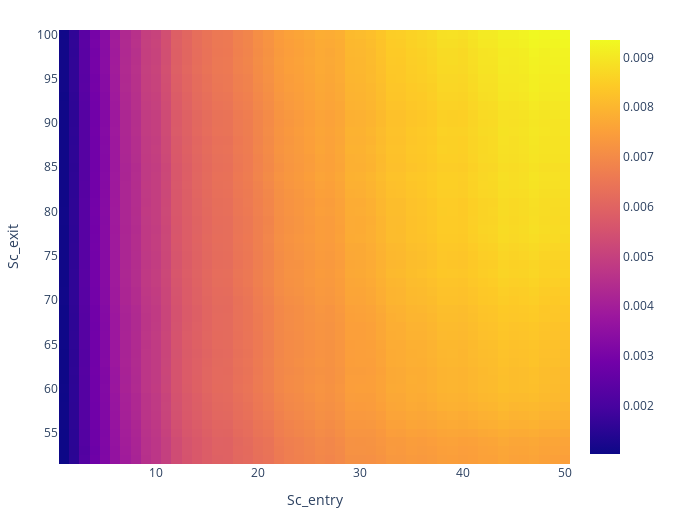

Notebook cell for this chart:
### Markdown cell above
# 挑越多股票越好

### Code cell
master = pd.concat(master_pf).groupby(["Sc_entry", "Sc_exit"]).mean()
fig = master.vbt.heatmap(
        x_level="Sc_entry",
        y_level="Sc_exit"
)

fig.show()

### Figure 1 — Plotly figure (JSON) as saved in the notebook; plotly's stock layout.template omitted (floating-point values rounded to 4 significant figures; data arrays with more than 128 entries replaced by an {"elided": "..."} marker saying what was removed)
{"data": [{"colorscale": [[0, "#0d0887"], [0.1111, "#46039f"], [0.2222, "#7201a8"], [0.3333, "#9c179e"], [0.4444, "#bd3786"], [0.5556, "#d8576b"], [0.6667, "#ed7953"], [0.7778, "#fb9f3a"], [0.8889, "#fdca26"], [1, "#f0f921"]], "hoverongaps": false, "hovertemplate": "Sc_entry: %{x}<br>Sc_exit: %{y}<br>value: %{z}<extra></extra>", "type": "heatmap", "uid": "1b11412a-da8f-4937-8529-ae285a06e123", "x": [1, 2, 3, 4, 5, 6, 7, 8, 9, 10, 11, 12, 13, 14, 15, 16, 17, 18, 19, 20, 21, 22, 23, 24, 25, 26, 27, 28, 29, 30, 31, 32, 33, 34, 35, 36, 37, 38, 39, 40, 41, 42, 43, 44, 45, 46, 47, 48, 49, 50], "y": [52, 53, 54, 55, 56, 57, 58, 59, 60, 61, 62, 63, 64, 65, 66, 67, 68, 69, 70, 71, 72, 73, 74, 75, 76, 77, 78, 79, 80, 81, 82, 83, 84, 85, 86, 87, 88, 89, 90, 91, 92, 93, 94, 95, 96, 97, 98, 99, 100], "z": {"elided": "49x50 float values"}}], "layout": {"height": 518, "legend": {"orientation": "h", "traceorder": "normal", "x": 1, "xanchor": "right", "y": 1.02, "yanchor": "bottom"}, "margin": {"b": 30, "l": 30, "r": 30, "t": 30}, "width": 673, "xaxis": {"title": {"text": "Sc_entry"}}, "yaxis": {"title": {"text": "Sc_exit"}}}}
